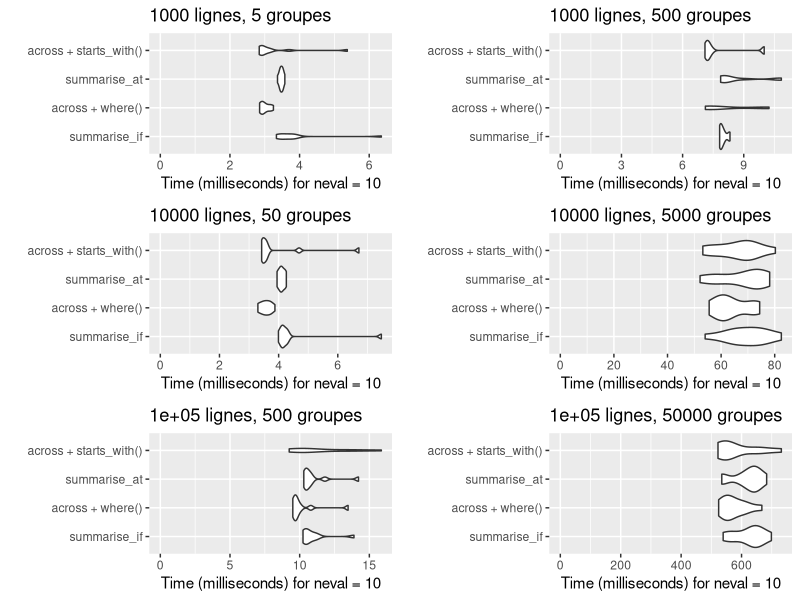

Generate this figure with R:
## ---- chunk 1
knitr::opts_chunk$set(collapse = TRUE)
library(microbenchmark)
library(dplyr)
library(palmerpenguins)
## ---- chunk 2
penguins %>% summarise_if(is.numeric, mean, na.rm = TRUE)
## ---- chunk 3
penguins %>% summarise(across(where(is.numeric), mean, na.rm = TRUE))
## ---- chunk 4
# Ancienne version
penguins %>% summarise_at(vars(matches("bill*|flipper*")), mean, na.rm = TRUE)

# Avec across()
penguins %>% summarise(across(matches("bill*|flipper*"), mean, na.rm = TRUE))
## ---- chunk 5
penguins %>% summarise(across(where(is.numeric) & -contains("year"), mean, na.rm = TRUE))
## ---- chunk 6
penguins %>% 
  mutate(across(starts_with("bill"), ~ . * 0.04, .names = "pouces_{.col}")) %>% 
  select(contains("bill")) %>% head(5)
## ---- chunk 7
nbrow <- 100
nbgpe <- 2
as_tibble(data.frame(x1 = rnorm(nbrow), x2 =  rnorm(nbrow), 
                     x3 = runif(nbrow), x4 = runif(nbrow),
                     y = as.factor(sample(floor(nbgpe), replace = TRUE))
                               )) %>% 
  arrange(x1)
## ---- chunk 8
library(microbenchmark)
library(ggplot2)
test_group_by <- function(nbrow, nbgpe){
  test <- as_tibble(data.frame(x1 = rnorm(nbrow), x2 =  rnorm(nbrow), 
                               x3 = runif(nbrow), x4 = runif(nbrow),
                               y = as.factor(sample(floor(nbgpe), 
                                                    replace = TRUE))
                               ))
  return(autoplot(
    microbenchmark::microbenchmark(times = 10, unit="ms", 
                                   summarise_if = test %>% group_by(y) %>% summarise_if(is.numeric, mean),
                                   "across + where()" = test %>% group_by(y) %>% summarise(across(where(is.numeric), mean)),
                                   summarise_at = test %>% group_by(y) %>% summarise_at(vars(starts_with("x")), mean),
                                   "across + starts_with()" = test %>% group_by(y) %>% summarise(across(starts_with("x"), mean))
                                   ),
    log = FALSE)
    + ggtitle(paste0(nbrow, " lignes, ", nbgpe, " groupes")) + expand_limits(y = 0))
}
## ---- chunk 9
x <- 100
y <- 0.5
for (i in seq(1, 3)){
  x <- x * 10
  y <- y * 10
  assign(paste0("plot", i, sep = ""), test_group_by(x, y))
}
x <- 100
y <- 50
for (i in seq(4, 6)){
  x <- x * 10
  y <- y * 10
  assign(paste0("plot", i, sep = ""), test_group_by(x, y))
}

library(gridExtra)
grid.arrange(plot1, plot4, plot2, plot5, plot3, plot6, ncol = 2, heights = c(14, 14, 14))

